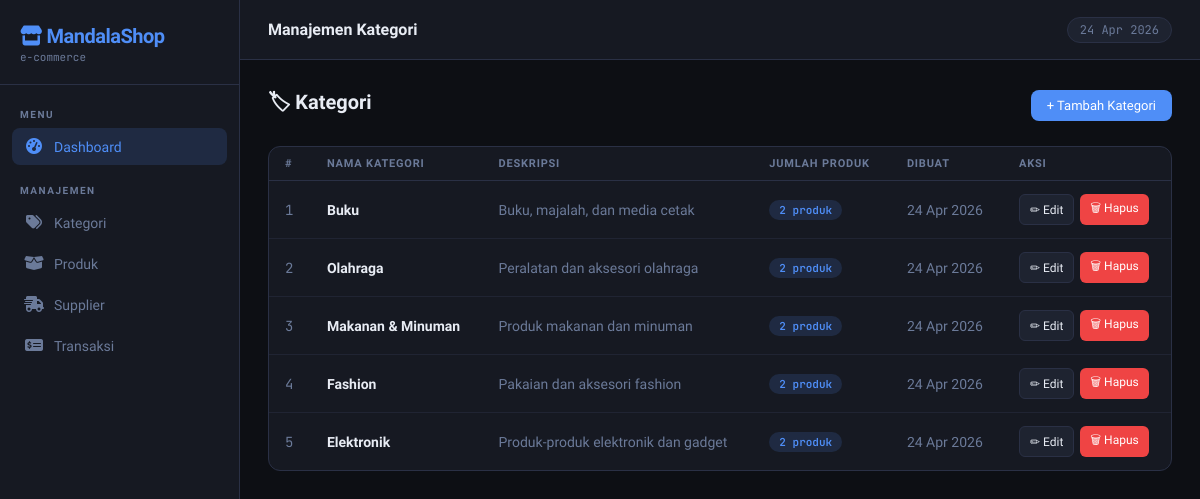
The app's page /?page=kategori with its own data.
### tables this page shows
CREATE TABLE IF NOT EXISTS kategori (
    id INT AUTO_INCREMENT PRIMARY KEY,
    nama VARCHAR(100) NOT NULL,
    deskripsi TEXT,
    created_at TIMESTAMP DEFAULT CURRENT_TIMESTAMP
);

### app/controllers/KategoriController.php (called while the page is built, shortened)
<?php
require_once 'app/models/KategoriModel.php';
class KategoriController extends Controller {
    private $model;
    public function __construct() {
        $this->model = new KategoriModel();
    }
    public function index() {
        $this->view('kategori/index', [
            'title'    => 'Manajemen Kategori',
            'kategoris' => $this->model->getWithProdukCount(),
            'flash'    => $this->getFlash(),
        ]);
    }
}

### app/models/Model.php (called while the page is built, shortened)
<?php
class Model {
    public function __construct() {
        $this->db = new mysqli(DB_HOST, DB_USER, DB_PASS, DB_NAME);
    }
}

### app/models/KategoriModel.php (called while the page is built, shortened)
<?php
require_once 'Model.php';
class KategoriModel extends Model {
    public function getWithProdukCount() {
        $sql = "SELECT k.*, COUNT(p.id) as jumlah_produk
                FROM kategori k LEFT JOIN produk p ON k.id = p.kategori_id
                GROUP BY k.id ORDER BY k.id DESC";
        $result = $this->db->query($sql);
        return $result ? $result->fetch_all(MYSQLI_ASSOC) : [];
    }
}

### app/views/kategori/index.php (the view)
<div class="page-header">
    <h2>🏷 Kategori</h2>
    <a href="?page=kategori&action=create" class="btn btn-primary">+ Tambah Kategori</a>
</div>
<div class="card">
    <div class="table-wrap">
        <table>
            <thead>
                <tr>
                    <th>#</th>
                    <th>Nama Kategori</th>
                    <th>Deskripsi</th>
                    <th>Jumlah Produk</th>
                    <th>Dibuat</th>
                    <th>Aksi</th>
                </tr>
            </thead>
            <tbody>
                <?php if (empty($kategoris)): ?>
                <tr><td colspan="6">
                    <div class="empty-state">
                        <div class="big-icon">🏷</div>
                        <p>Belum ada kategori. <a href="?page=kategori&action=create" style="color:var(--accent)">Tambah sekarang</a></p>
                    </div>
                </td></tr>
                <?php else: ?>
                <?php foreach ($kategoris as $i => $k): ?>
                <tr>
                    <td class="text-muted text-mono"><?= $i + 1 ?></td>
                    <td style="font-weight:600"><?= htmlspecialchars($k['nama']) ?></td>
                    <td class="text-muted"><?= htmlspecialchars($k['deskripsi'] ?? '-') ?></td>
                    <td><span class="badge badge-blue"><?= $k['jumlah_produk'] ?> produk</span></td>
                    <td class="text-muted"><?= date('d M Y', strtotime($k['created_at'])) ?></td>
                    <td>
                        <div class="actions">
                            <a href="?page=kategori&action=edit&id=<?= $k['id'] ?>" class="btn btn-ghost btn-sm">✏ Edit</a>
                            <a href="?page=kategori&action=delete&id=<?= $k['id'] ?>" class="btn btn-danger btn-sm"
                               onclick="return confirm('Hapus kategori ini?')">🗑 Hapus</a>
                        </div>
                    </td>
                </tr>
                <?php endforeach; ?>
                <?php endif; ?>
            </tbody>
        </table>
    </div>
</div>

### app/views/layouts/main.php (style rules this page uses)
*, *::before, *::after { box-sizing: border-box; margin: 0; padding: 0; }
:root { --bg: #0d0f14; --surface: #161922; --surface2: #1e2330; --border: #2a3045; --accent: #4f8ef7; --accent2: #34d399; --warn: #f59e0b; --danger: #ef4444; --text: #e8ecf4; --muted: #6b7a99; --sidebar-w: 240px; }
body { font-family: 'Sora', sans-serif; background: var(--bg); color: var(--text); display: flex; min-height: 100vh; font-size: 14px; }
.card { background: var(--surface); border: 1px solid var(--border); border-radius: 12px; overflow: hidden; }
.table-wrap { overflow-x: auto; }
table { width: 100%; border-collapse: collapse; }
th { text-align: left; padding: 10px 16px; font-size: 11px; font-weight: 600; color: var(--muted); letter-spacing: .8px; text-transform: uppercase; border-bottom: 1px solid var(--border); }
td { padding: 13px 16px; border-bottom: 1px solid rgba(42,48,69,.5); vertical-align: middle; }
tr:last-child td { border-bottom: none; }
.btn { display: inline-flex; align-items: center; gap: 6px; padding: 8px 16px; border-radius: 8px; border: none; cursor: pointer; font-family: 'Sora', sans-serif; font-size: 13px; font-weight: 500; text-decoration: none; transition: all .15s; }
.btn-primary { background: var(--accent); color: #fff; }
.btn-danger { background: var(--danger); color: #fff; }
.btn-ghost { background: var(--surface2); color: var(--text); border: 1px solid var(--border); }
.btn-sm { padding: 5px 10px; font-size: 12px; border-radius: 6px; }
.badge { display: inline-block; padding: 3px 10px; border-radius: 20px; font-size: 11px; font-weight: 600; font-family: 'JetBrains Mono', monospace; }
.badge-blue { background: rgba(79,142,247,.15); color: var(--accent); }
.page-header { display: flex; align-items: center; justify-content: space-between; margin-bottom: 24px; }
.page-header h2 { font-size: 20px; font-weight: 700; }
.text-muted { color: var(--muted); }
.text-mono { font-family: 'JetBrains Mono', monospace; }
.actions { display: flex; gap: 6px; }

### records on screen
kategori: nama "Buku", deskripsi "Buku, majalah, dan media cetak", jumlah_produk "2", created_at "24 Apr 2026"
kategori: nama "Olahraga", deskripsi "Peralatan dan aksesori olahraga", jumlah_produk "2", created_at "24 Apr 2026"
kategori: nama "Makanan & Minuman", deskripsi "Produk makanan dan minuman", jumlah_produk "2", created_at "24 Apr 2026"
kategori: nama "Fashion", deskripsi "Pakaian dan aksesori fashion", jumlah_produk "2", created_at "24 Apr 2026"
kategori: nama "Elektronik", deskripsi "Produk-produk elektronik dan gadget", jumlah_produk "2", created_at "24 Apr 2026"

### other values on screen
$title "Manajemen Kategori"
